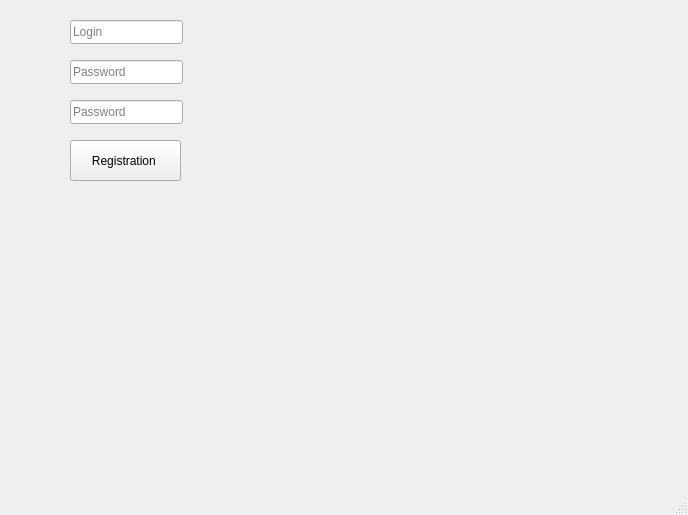
<?xml version="1.0" encoding="UTF-8"?>
<ui version="4.0">
 <class>registration</class>
 <widget class="QMainWindow" name="registration">
  <property name="geometry">
   <rect>
    <x>0</x>
    <y>0</y>
    <width>688</width>
    <height>515</height>
   </rect>
  </property>
  <property name="windowTitle">
   <string>MainWindow</string>
  </property>
  <widget class="QWidget" name="centralwidget">
   <widget class="QLineEdit" name="lineEdit">
    <property name="geometry">
     <rect>
      <x>70</x>
      <y>20</y>
      <width>113</width>
      <height>24</height>
     </rect>
    </property>
    <property name="placeholderText">
     <string>Login</string>
    </property>
   </widget>
   <widget class="QLineEdit" name="password">
    <property name="geometry">
     <rect>
      <x>70</x>
      <y>60</y>
      <width>113</width>
      <height>24</height>
     </rect>
    </property>
    <property name="toolTip">
     <string>&lt;html&gt;&lt;head/&gt;&lt;body&gt;&lt;p&gt;1 - спец символ&lt;/p&gt;&lt;p&gt;1 - заглавная буква&lt;/p&gt;&lt;p&gt;1 - цифра&lt;/p&gt;&lt;p&gt;длина от 8 символов&lt;/p&gt;&lt;/body&gt;&lt;/html&gt;</string>
    </property>
    <property name="echoMode">
     <enum>QLineEdit::Password</enum>
    </property>
    <property name="placeholderText">
     <string>Password</string>
    </property>
   </widget>
   <widget class="QLineEdit" name="curpass">
    <property name="geometry">
     <rect>
      <x>70</x>
      <y>100</y>
      <width>113</width>
      <height>24</height>
     </rect>
    </property>
    <property name="echoMode">
     <enum>QLineEdit::Password</enum>
    </property>
    <property name="placeholderText">
     <string>Password</string>
    </property>
   </widget>
   <widget class="QPushButton" name="buttonReg">
    <property name="geometry">
     <rect>
      <x>70</x>
      <y>140</y>
      <width>111</width>
      <height>41</height>
     </rect>
    </property>
    <property name="text">
     <string>Registration </string>
    </property>
   </widget>
  </widget>
  <widget class="QMenuBar" name="menubar">
   <property name="geometry">
    <rect>
     <x>0</x>
     <y>0</y>
     <width>688</width>
     <height>21</height>
    </rect>
   </property>
  </widget>
  <widget class="QStatusBar" name="statusbar"/>
 </widget>
 <resources/>
 <connections/>
</ui>
